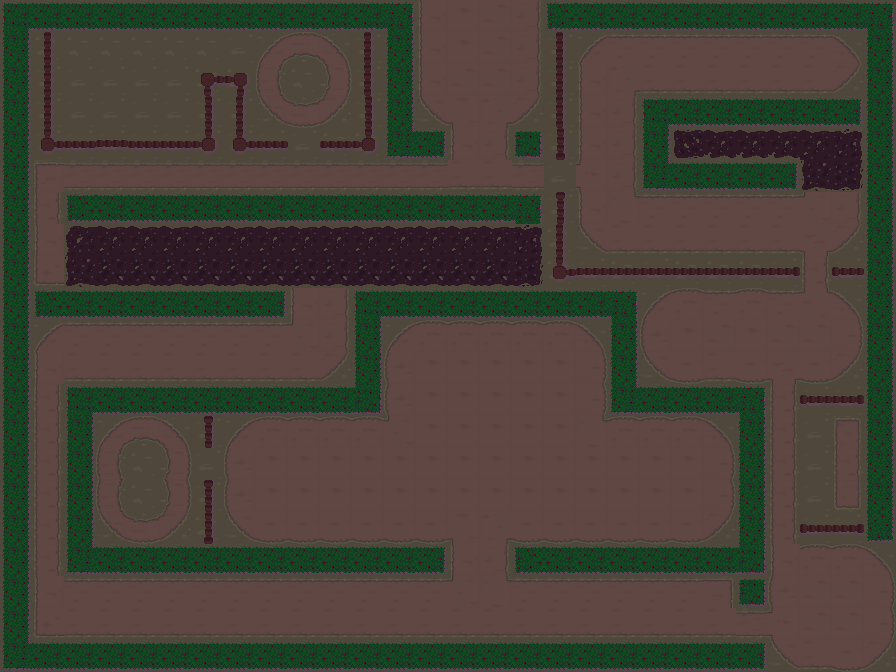

This game map was drawn from its Tiled (.tmx) file and the tilesets committed beside it. A one-line description and the trimmed map source follow:
An orthogonal 28x21 tile map with 32x32 px tiles, 3 tile layers (ground, walls, mud) and 46 objects (12x 1, 9x 2, 9x 0, 7x 3, 6x 4).

<map version="1.4" tiledversion="1.4.3" orientation="orthogonal" renderorder="right-down" width="28" height="21" tilewidth="32" tileheight="32" infinite="0" nextlayerid="14" nextobjectid="58">
 <editorsettings>
  <export target="." format="json" />
 </editorsettings>
 <tileset firstgid="1" name="spriteSetBien" tilewidth="32" tileheight="32" tilecount="126" columns="9">
  <image source="sprite_set_night.png" width="288" height="448" />
 </tileset>
 <layer id="3" name="ground" width="28" height="21">
  <data>[588 cells, 588 non-empty, 39 distinct tile ids]</data>
 </layer>
 <layer id="1" name="walls" width="28" height="21">
  <data>[588 cells, 225 non-empty, 27 distinct tile ids]</data>
 </layer>
 <layer id="4" name="mud" width="28" height="21">
  <data>[588 cells, 38 non-empty, 8 distinct tile ids]</data>
 </layer>
 <objectgroup id="2" name="rings">
  <object id="3" type="2" x="690" y="143" rotation="-90" />
  <object id="7" type="4" x="80" y="49" rotation="-90" />
  <object id="18" type="1" x="848" y="463" rotation="90" />
  <object id="37" type="2" x="575" y="335" />
 </objectgroup>
 <objectgroup id="5" name="monks" />
 <objectgroup id="6" name="guards">
  <object id="21" name="0" x="852" y="32">
   <properties>
    <property name="circle" type="bool" value="false" />
   </properties>
  </object>
  <object id="27" name="1" x="351.333" y="34.6667">
   <properties>
    <property name="circle" type="bool" value="false" />
   </properties>
  </object>
  <object id="42" name="2" x="222" y="537.333">
   <properties>
    <property name="circle" type="bool" value="true" />
   </properties>
  </object>
  <object id="43" name="3" x="385.333" y="317.333">
   <properties>
    <property name="circle" type="bool" value="true" />
   </properties>
  </object>
  <object id="54" name="4" x="102" y="574">
   <properties>
    <property name="circle" type="bool" value="true" />
   </properties>
  </object>
 </objectgroup>
 <objectgroup id="7" name="plates">
  <object id="4" name="0" x="305.333" y="80.6667" />
  <object id="8" name="1" x="528" y="110" />
  <object id="11" name="2" x="193.333" y="176.667" />
  <object id="14" name="3" x="688.667" y="337.333" />
  <object id="38" name="4" x="705.333" y="448.667" />
 </objectgroup>
 <objectgroup id="8" name="levers">
  <object id="17" name="0" x="47.3333" y="336" />
  <object id="35" name="1" x="144.667" y="479.333" />
 </objectgroup>
 <objectgroup id="9" name="leverDoors">
  <object id="16" name="0" x="782.67" y="528.33" />
  <object id="34" name="1" x="750.333" y="625.333" rotation="-90" />
 </objectgroup>
 <objectgroup id="10" name="plateDoors">
  <object id="5" name="0" x="560.33" y="175.67" rotation="-90" />
  <object id="9" name="1" x="304" y="144" />
  <object id="12" name="2" x="816" y="271" />
  <object id="15" name="3" x="783.333" y="399" />
  <object id="39" name="4" x="207.67" y="464" rotation="-90" />
 </objectgroup>
 <objectgroup id="11" name="routePoints">
  <object id="22" name="0" x="801.333" y="40.3333" />
  <object id="23" name="0" x="576" y="42.3333" />
  <object id="24" name="0" x="578" y="201" />
  <object id="25" name="0" x="799.333" y="202.333" />
  <object id="28" name="1" x="326.667" y="98.333" />
  <object id="29" name="1" x="249" y="98.667" />
  <object id="30" name="1" x="248.333" y="32.6667" />
  <object id="31" name="1" x="56" y="33.6667" />
  <object id="32" name="1" x="55.6667" y="103.667" />
  <object id="33" name="1" x="166.667" y="104.667" />
  <object id="45" name="2" x="226" y="424" />
  <object id="46" name="2" x="223.333" y="508.667" />
  <object id="47" name="2" x="704.333" y="505" />
  <object id="48" name="2" x="702.333" y="425" />
  <object id="49" name="3" x="385" y="327.667" />
  <object id="50" name="3" x="572.333" y="327.333" />
  <object id="51" name="3" x="585.333" y="508.333" />
  <object id="52" name="3" x="389.667" y="511.333" />
  <object id="55" name="4" x="67" y="588" />
  <object id="56" name="4" x="708" y="588" />
 </objectgroup>
 <objectgroup id="12" name="endTrigger">
  <object id="19" x="789.333" y="568" width="94" height="91.3333" />
 </objectgroup>
 <objectgroup id="13" name="boxes">
  <object id="13" x="593.333" y="238.667" />
  <object id="40" x="414.667" y="353.333" />
 </objectgroup>
</map>
